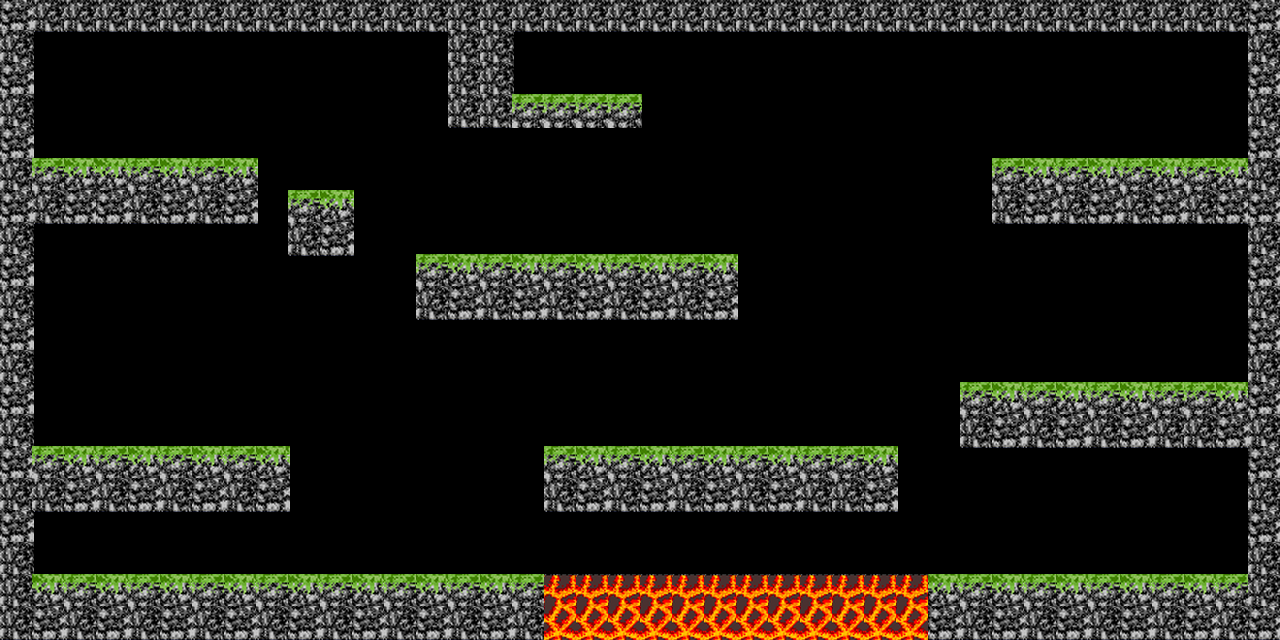

Rendered tile map (Tiled .tmx) drawn with the repository's tilesets; below, a short description and the full map source, tile grids included:
An orthogonal 40x20 tile map with 32x32 px tiles, 1 tile layer (Tile Layer 1), 2 tilesets.

<map version="1.0" tiledversion="1.0.2" orientation="orthogonal" renderorder="right-down" width="40" height="20" tilewidth="32" tileheight="32" nextobjectid="1">
 <tileset firstgid="1" source="untitled.tsx" />
 <tileset firstgid="81" source="untitled.tsx" />
 <layer name="Tile Layer 1" width="40" height="20">
  <data encoding="csv">
92,91,91,91,91,91,91,91,91,91,91,91,91,91,91,91,91,91,91,91,91,91,91,91,91,91,91,91,91,91,91,91,91,91,91,91,91,91,91,92,
91,0,0,0,0,0,0,0,0,0,0,0,0,0,11,91,0,0,0,0,0,0,0,0,0,0,0,0,0,0,0,0,0,0,0,0,0,0,0,91,
92,0,0,0,0,0,0,0,0,0,0,0,0,0,11,91,0,0,0,0,0,0,0,0,0,0,0,0,0,0,0,0,0,0,0,0,0,0,0,92,
91,0,0,0,0,0,0,0,0,0,0,0,0,0,11,91,81,81,81,81,0,0,0,0,0,0,0,0,0,0,0,0,0,0,0,0,0,0,0,91,
92,0,0,0,0,0,0,0,0,0,0,0,0,0,0,0,0,0,0,0,0,0,0,0,0,0,0,0,0,0,0,0,0,0,0,0,0,0,0,92,
91,1,2,2,1,2,1,2,0,0,0,0,0,0,0,0,0,0,0,0,0,0,0,0,0,0,0,0,0,0,0,1,2,1,2,1,2,1,2,91,
92,11,12,12,11,12,11,12,0,1,2,0,0,0,0,0,0,0,0,0,0,0,0,0,0,0,0,0,0,0,0,11,12,11,12,11,12,11,12,92,
91,0,0,0,0,0,0,0,0,11,12,0,0,0,0,0,0,0,0,0,0,0,0,0,0,0,0,0,0,0,0,0,0,0,0,0,0,0,0,91,
92,0,0,0,0,0,0,0,0,0,0,0,0,1,2,1,2,1,2,1,2,1,2,0,0,0,0,0,0,0,0,0,0,0,0,0,0,0,0,92,
91,0,0,0,0,0,0,0,0,0,0,0,0,11,12,11,12,11,12,11,12,11,12,0,0,0,0,0,0,0,0,0,0,0,0,0,0,0,0,91,
92,0,0,0,0,0,0,0,0,0,0,0,0,0,0,0,0,0,0,0,0,0,0,0,0,0,0,0,0,0,0,0,0,0,0,0,0,0,0,92,
91,0,0,0,0,0,0,0,0,0,0,0,0,0,0,0,0,0,0,0,0,0,0,0,0,0,0,0,0,0,0,0,0,0,0,0,0,0,0,91,
92,0,0,0,0,0,0,0,0,0,0,0,0,0,0,0,0,0,0,0,0,0,0,0,0,0,0,0,0,0,1,2,1,2,1,2,1,1,2,92,
91,0,0,0,0,0,0,0,0,0,0,0,0,0,0,0,0,0,0,0,0,0,0,0,0,0,0,0,0,0,11,12,11,12,11,12,11,11,12,91,
92,1,2,1,2,1,2,1,2,0,0,0,0,0,0,0,0,1,2,1,2,1,2,1,2,1,1,2,0,0,0,0,0,0,0,0,0,0,0,92,
91,11,12,11,12,11,12,11,12,0,0,0,0,0,0,0,0,11,12,11,12,11,12,11,12,11,11,12,0,0,0,0,0,0,0,0,0,0,0,91,
92,0,0,0,0,0,0,0,0,0,0,0,0,0,0,0,0,0,0,0,0,0,0,0,0,0,0,0,0,0,0,0,0,0,0,0,0,0,0,92,
91,0,0,0,0,0,0,0,0,0,0,0,0,0,0,0,0,0,0,0,0,0,0,0,0,0,0,0,0,0,0,0,0,0,0,0,0,0,0,91,
91,82,81,82,81,82,81,82,81,82,81,82,81,82,81,82,81,24,24,24,24,24,24,24,24,24,24,24,24,82,81,82,81,82,81,82,81,82,81,91,
91,92,91,92,91,92,91,92,91,92,91,92,91,92,91,92,91,34,34,34,34,34,34,34,34,34,34,34,34,92,91,92,91,92,91,92,91,92,91,92
</data>
 </layer>
</map>